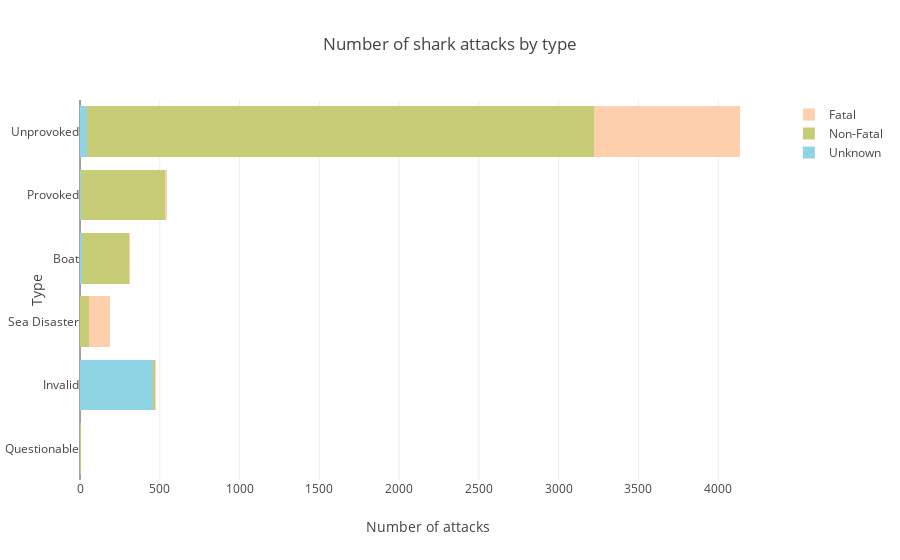

Notebook cell for this chart:
### Code cell
trace1 = go.Bar(
    y=attacks_type.index,
    x=attacks_type['Unknown'],
    name='Unknown',
    orientation = 'h', marker=dict(color = light_blue))

trace2 = go.Bar(
    y=attacks_type.index,
    x=attacks_type['Non-Fatal'],
    name='Non-Fatal',
    orientation = 'h',
    marker = dict(color = green))

trace3 = go.Bar(
    y=attacks_type.index,
    x=attacks_type['Fatal'],
    name='Fatal',
    orientation = 'h',
    marker = dict(color = pink))

data = [trace1, trace2, trace3]

layout = go.Layout(barmode='stack',
        xaxis=dict(title='Number of attacks'),
                   
    title='Number of shark attacks by type',
    yaxis=dict(
        title='Type'
    )
)

fig = go.Figure(data=data, layout=layout)
iplot(fig, filename = "Sharks barplot")

### Figure 1 — Plotly figure (JSON) as saved in the notebook; plotly's stock layout.template omitted (floating-point values rounded to 4 significant figures)
{"data": [{"marker": {"color": "rgb(142, 212, 229)"}, "name": "Unknown", "orientation": "h", "type": "bar", "uid": "04e23488-f8a7-47cd-a555-4c05f03752f2", "x": [1, 458, 2, 11, 6, 45], "y": ["Questionable", "Invalid", "Sea Disaster", "Boat", "Provoked", "Unprovoked"]}, {"marker": {"color": "rgb(199, 204, 118)"}, "name": "Non-Fatal", "orientation": "h", "type": "bar", "uid": "5264db30-bdd9-4d53-87ea-9e33c7141ed0", "x": [3, 13, 52, 296, 526, 3179], "y": ["Questionable", "Invalid", "Sea Disaster", "Boat", "Provoked", "Unprovoked"]}, {"marker": {"color": "rgb(254, 207, 173)"}, "name": "Fatal", "orientation": "h", "type": "bar", "uid": "b4825370-3238-4892-9e59-d7ad1f44d0bb", "x": [1, 8, 134, 7, 14, 914], "y": ["Questionable", "Invalid", "Sea Disaster", "Boat", "Provoked", "Unprovoked"]}], "layout": {"barmode": "stack", "title": {"text": "Number of shark attacks by type"}, "xaxis": {"title": {"text": "Number of attacks"}}, "yaxis": {"title": {"text": "Type"}}}}
